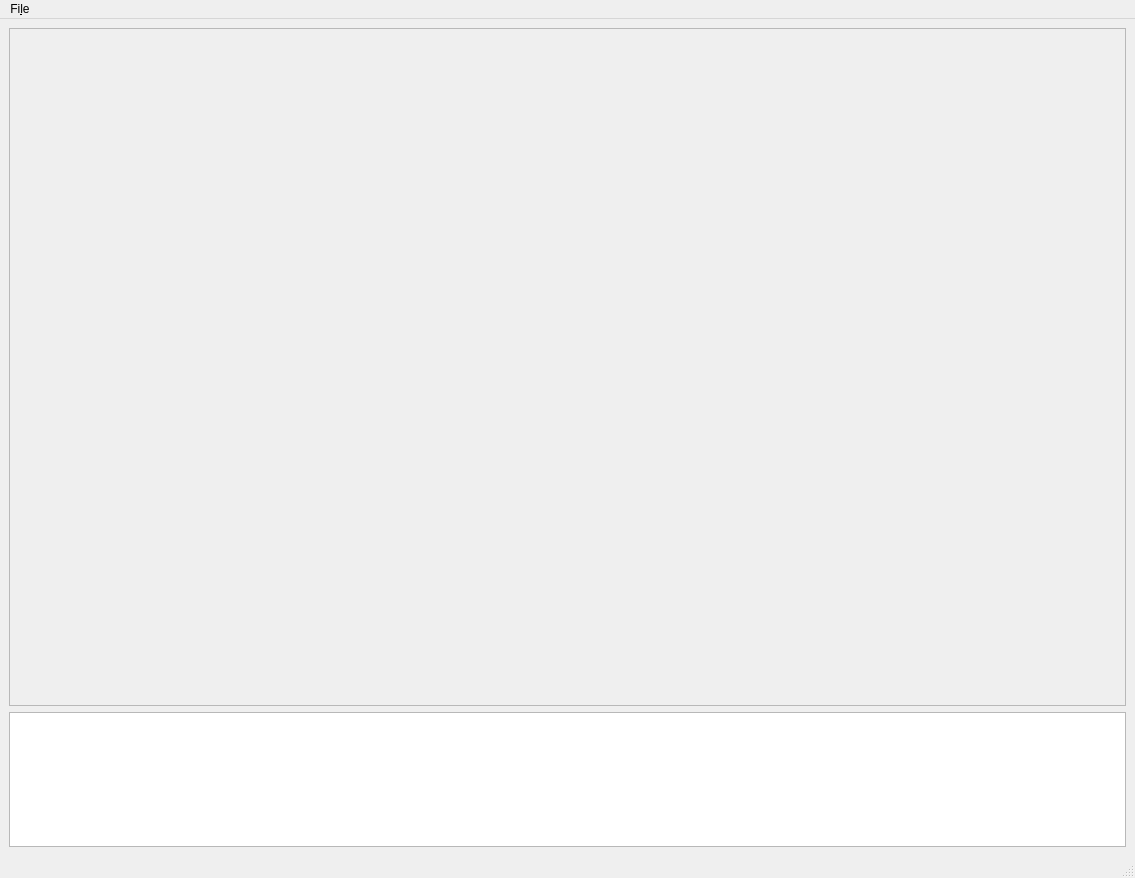
<?xml version="1.0" encoding="UTF-8"?>
<ui version="4.0">
 <class>MainWindow</class>
 <widget class="QMainWindow" name="MainWindow">
  <property name="geometry">
   <rect>
    <x>0</x>
    <y>0</y>
    <width>1135</width>
    <height>878</height>
   </rect>
  </property>
  <property name="windowTitle">
   <string>MainWindow</string>
  </property>
  <widget class="QWidget" name="centralwidget">
   <layout class="QGridLayout" name="gridLayout">
    <item row="1" column="0">
     <widget class="QPlainTextEdit" name="console">
      <property name="sizePolicy">
       <sizepolicy hsizetype="Expanding" vsizetype="Expanding">
        <horstretch>0</horstretch>
        <verstretch>10</verstretch>
       </sizepolicy>
      </property>
      <property name="readOnly">
       <bool>true</bool>
      </property>
     </widget>
    </item>
    <item row="0" column="0">
     <widget class="QFrame" name="frame">
      <property name="sizePolicy">
       <sizepolicy hsizetype="Expanding" vsizetype="Expanding">
        <horstretch>0</horstretch>
        <verstretch>50</verstretch>
       </sizepolicy>
      </property>
      <property name="frameShape">
       <enum>QFrame::StyledPanel</enum>
      </property>
      <property name="frameShadow">
       <enum>QFrame::Raised</enum>
      </property>
     </widget>
    </item>
   </layout>
  </widget>
  <widget class="QMenuBar" name="menubar">
   <property name="geometry">
    <rect>
     <x>0</x>
     <y>0</y>
     <width>1135</width>
     <height>30</height>
    </rect>
   </property>
   <widget class="QMenu" name="menuFile">
    <property name="title">
     <string>Fi&amp;le</string>
    </property>
    <addaction name="actionAdd"/>
    <addaction name="actionQuit"/>
   </widget>
   <addaction name="menuFile"/>
  </widget>
  <widget class="QStatusBar" name="statusbar"/>
  <action name="actionAdd">
   <property name="text">
    <string>&amp;Add</string>
   </property>
   <property name="shortcut">
    <string>Ctrl+A</string>
   </property>
  </action>
  <action name="actionQuit">
   <property name="text">
    <string>&amp;Quit</string>
   </property>
   <property name="shortcut">
    <string>Ctrl+Q</string>
   </property>
  </action>
 </widget>
 <resources/>
 <connections/>
</ui>
